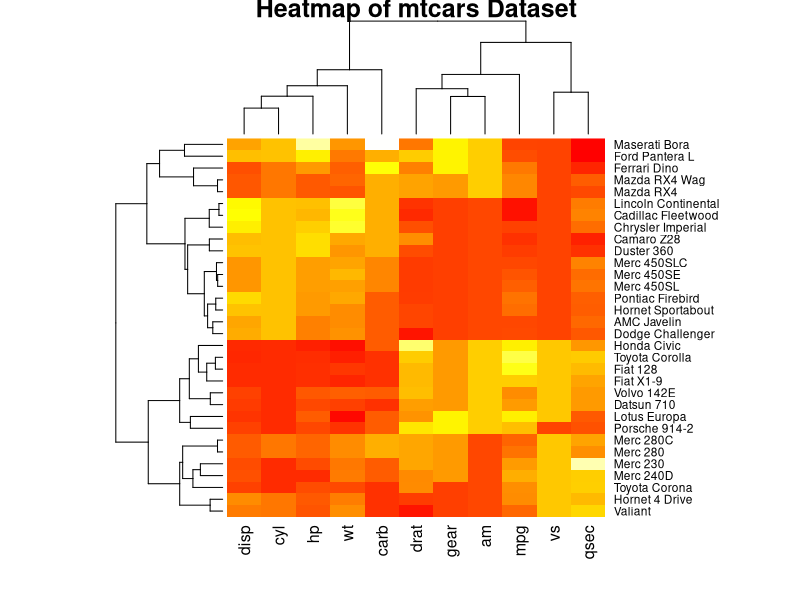

Recreate this plot in R.
data("mtcars")
summary(mtcars)
mtcars_scaled <- scale(mtcars)
heatmap(mtcars_scaled,
 main = "Heatmap of mtcars Dataset",
 col = heat.colors(256),
 scale = "none")
